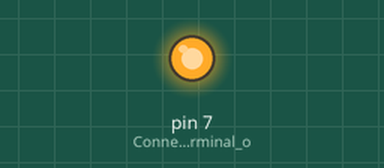
Simulated run of this sketch. Board: Arduino Uno, built with avr-gcc and run on an emulated ATmega328P. Shown: output pins drawn as LEDs (lit = HIGH).

Above: at 1.5 s.
At 5.5 s:
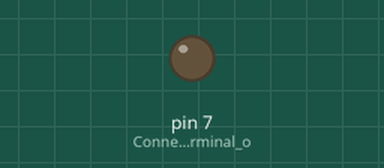
Timing chart, 0 to 10.4 s (numbered marks = the images above):
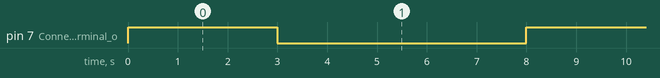

The sketch:

Relay.ino
```cpp
const int relayOut = 7;  // const not necessary.

void setup() {
  pinMode(7, OUTPUT);   // Connected to S terminal of Relay & Digital Pin 7 of Arduino.
}

void loop() {

  digitalWrite(7, HIGH); // Turn relay ON
  delay(3000);// Keep it ON for 3 seconds

  digitalWrite(7, LOW);// Turn relay OFF
  delay(5000);// Keep it OFF for 5 seconds

}
```

Measured:
- by itself, pin 7 (Connected_to_S_terminal_o): alternates HIGH for 3.0 s and LOW for 5.0 s
